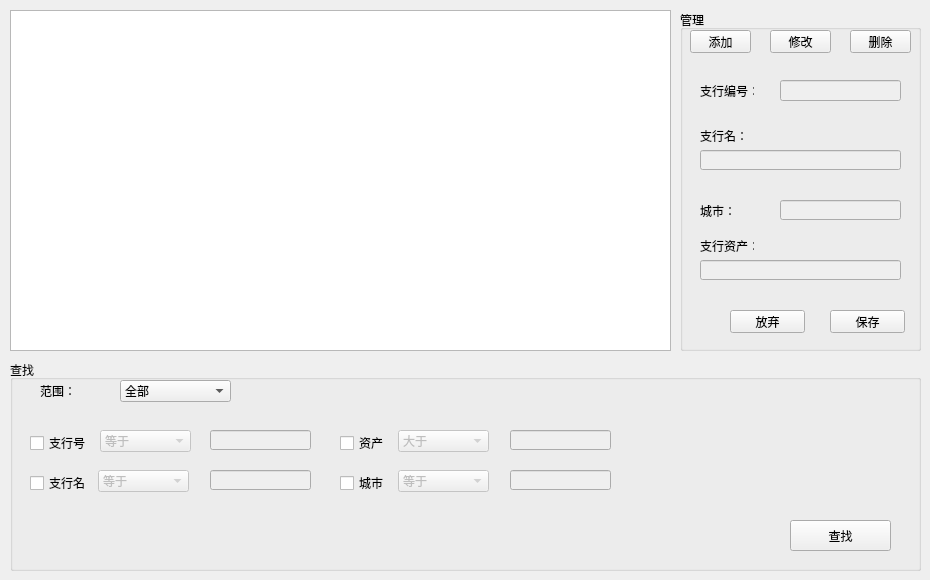
    <widget class="QWidget" name="tab">
     <attribute name="title">
      <string>支行管理</string>
     </attribute>
     <widget class="QTableView" name="branchTableView">
      <property name="geometry">
       <rect>
        <x>10</x>
        <y>10</y>
        <width>661</width>
        <height>341</height>
       </rect>
      </property>
     </widget>
     <widget class="QGroupBox" name="branchEditGroupBox">
      <property name="geometry">
       <rect>
        <x>680</x>
        <y>10</y>
        <width>241</width>
        <height>341</height>
       </rect>
      </property>
      <property name="title">
       <string>管理</string>
      </property>
      <widget class="QLabel" name="branchIDLabel">
       <property name="geometry">
        <rect>
         <x>20</x>
         <y>75</y>
         <width>54</width>
         <height>12</height>
        </rect>
       </property>
       <property name="text">
        <string>支行编号：</string>
       </property>
      </widget>
      <widget class="QLineEdit" name="branchIDLineEdit">
       <property name="enabled">
        <bool>false</bool>
       </property>
       <property name="geometry">
        <rect>
         <x>100</x>
         <y>70</y>
         <width>121</width>
         <height>21</height>
        </rect>
       </property>
      </widget>
      <widget class="QPushButton" name="saveBranchPushButton">
       <property name="geometry">
        <rect>
         <x>150</x>
         <y>300</y>
         <width>75</width>
         <height>23</height>
        </rect>
       </property>
       <property name="text">
        <string>保存</string>
       </property>
      </widget>
      <widget class="QPushButton" name="editBranchPushButton">
       <property name="geometry">
        <rect>
         <x>90</x>
         <y>20</y>
         <width>61</width>
         <height>23</height>
        </rect>
       </property>
       <property name="text">
        <string>修改</string>
       </property>
      </widget>
      <widget class="QPushButton" name="abortBranchPushButton">
       <property name="geometry">
        <rect>
         <x>50</x>
         <y>300</y>
         <width>75</width>
         <height>23</height>
        </rect>
       </property>
       <property name="text">
        <string>放弃</string>
       </property>
      </widget>
      <widget class="QPushButton" name="addBranchPushButton">
       <property name="geometry">
        <rect>
         <x>10</x>
         <y>20</y>
         <width>61</width>
         <height>23</height>
        </rect>
       </property>
       <property name="text">
        <string>添加</string>
       </property>
      </widget>
      <widget class="QPushButton" name="deleteBranchPushButton">
       <property name="geometry">
        <rect>
         <x>170</x>
         <y>20</y>
         <width>61</width>
         <height>23</height>
        </rect>
       </property>
       <property name="text">
        <string>删除</string>
       </property>
      </widget>
      <widget class="QLabel" name="branchAssetsLabel">
       <property name="geometry">
        <rect>
         <x>20</x>
         <y>230</y>
         <width>54</width>
         <height>12</height>
        </rect>
       </property>
       <property name="text">
        <string>支行资产：</string>
       </property>
      </widget>
      <widget class="QLineEdit" name="branchAsertLineEdit">
       <property name="enabled">
        <bool>false</bool>
       </property>
       <property name="geometry">
        <rect>
         <x>20</x>
         <y>250</y>
         <width>201</width>
         <height>20</height>
        </rect>
       </property>
       <property name="alignment">
        <set>Qt::AlignRight|Qt::AlignTrailing|Qt::AlignVCenter</set>
       </property>
      </widget>
      <widget class="QLineEdit" name="branchNameLineEdit">
       <property name="enabled">
        <bool>false</bool>
       </property>
       <property name="geometry">
        <rect>
         <x>20</x>
         <y>140</y>
         <width>201</width>
         <height>20</height>
        </rect>
       </property>
      </widget>
      <widget class="QLabel" name="branchNameLabel">
       <property name="geometry">
        <rect>
         <x>20</x>
         <y>120</y>
         <width>54</width>
         <height>12</height>
        </rect>
       </property>
       <property name="text">
        <string>支行名：</string>
       </property>
      </widget>
      <widget class="QLabel" name="branchCityLabel">
       <property name="geometry">
        <rect>
         <x>20</x>
         <y>195</y>
         <width>54</width>
         <height>12</height>
        </rect>
       </property>
       <property name="text">
        <string>城市：</string>
       </property>
      </widget>
      <widget class="QLineEdit" name="branchCityLineEdit">
       <property name="enabled">
        <bool>false</bool>
       </property>
       <property name="geometry">
        <rect>
         <x>100</x>
         <y>190</y>
         <width>121</width>
         <height>20</height>
        </rect>
       </property>
      </widget>
     </widget>
     <widget class="QGroupBox" name="branchSearchGroupBox">
      <property name="geometry">
       <rect>
        <x>10</x>
        <y>360</y>
        <width>911</width>
        <height>211</height>
       </rect>
      </property>
      <property name="title">
       <string>查找</string>
      </property>
      <widget class="QPushButton" name="branchSearchPushButton">
       <property name="geometry">
        <rect>
         <x>780</x>
         <y>160</y>
         <width>101</width>
         <height>31</height>
        </rect>
       </property>
       <property name="text">
        <string>查找</string>
       </property>
      </widget>
      <widget class="QCheckBox" name="branchSearchBranchIDCheckBox">
       <property name="geometry">
        <rect>
         <x>20</x>
         <y>75</y>
         <width>61</width>
         <height>16</height>
        </rect>
       </property>
       <property name="text">
        <string>支行号</string>
       </property>
      </widget>
      <widget class="QLineEdit" name="branchSearchBranchIDLineEdit">
       <property name="enabled">
        <bool>false</bool>
       </property>
       <property name="geometry">
        <rect>
         <x>200</x>
         <y>70</y>
         <width>101</width>
         <height>20</height>
        </rect>
       </property>
      </widget>
      <widget class="QComboBox" name="branchSearchBranchIDComboBox">
       <property name="enabled">
        <bool>false</bool>
       </property>
       <property name="geometry">
        <rect>
         <x>90</x>
         <y>70</y>
         <width>91</width>
         <height>22</height>
        </rect>
       </property>
       <item>
        <property name="text">
         <string>等于</string>
        </property>
       </item>
       <item>
        <property name="text">
         <string>不等于</string>
        </property>
       </item>
       <item>
        <property name="text">
         <string>包含</string>
        </property>
       </item>
      </widget>
      <widget class="QLabel" name="branchSearchRangeLabel">
       <property name="geometry">
        <rect>
         <x>30</x>
         <y>25</y>
         <width>36</width>
         <height>12</height>
        </rect>
       </property>
       <property name="text">
        <string>范围：</string>
       </property>
      </widget>
      <widget class="QComboBox" name="branchSearchRangeComboBox">
       <property name="geometry">
        <rect>
         <x>110</x>
         <y>20</y>
         <width>111</width>
         <height>22</height>
        </rect>
       </property>
       <item>
        <property name="text">
         <string>全部</string>
        </property>
       </item>
       <item>
        <property name="text">
         <string>上一次结果</string>
        </property>
       </item>
      </widget>
      <widget class="QCheckBox" name="branchSearchBranchNameCheckBox">
       <property name="geometry">
        <rect>
         <x>20</x>
         <y>115</y>
         <width>71</width>
         <height>16</height>
        </rect>
       </property>
       <property name="text">
        <string>支行名</string>
       </property>
      </widget>
      <widget class="QComboBox" name="branchSearchBranchNameComboBox">
       <property name="enabled">
        <bool>false</bool>
       </property>
       <property name="geometry">
        <rect>
         <x>88</x>
         <y>110</y>
         <width>91</width>
         <height>22</height>
        </rect>
       </property>
       <item>
        <property name="text">
         <string>等于</string>
        </property>
       </item>
       <item>
        <property name="text">
         <string>不等于</string>
        </property>
       </item>
       <item>
        <property name="text">
         <string>包含</string>
        </property>
       </item>
      </widget>
      <widget class="QLineEdit" name="branchSearchBranchNameLineEdit">
       <property name="enabled">
        <bool>false</bool>
       </property>
       <property name="geometry">
        <rect>
         <x>200</x>
         <y>110</y>
         <width>101</width>
         <height>20</height>
        </rect>
       </property>
      </widget>
      <widget class="QCheckBox" name="branchSearchCityCheckBox">
       <property name="geometry">
        <rect>
         <x>330</x>
         <y>115</y>
         <width>51</width>
         <height>16</height>
        </rect>
       </property>
       <property name="text">
        <string>城市</string>
       </property>
      </widget>
      <widget class="QComboBox" name="branchSearchCityComboBox">
       <property name="enabled">
        <bool>false</bool>
       </property>
       <property name="geometry">
        <rect>
         <x>388</x>
         <y>110</y>
         <width>91</width>
         <height>22</height>
        </rect>
       </property>
       <item>
        <property name="text">
         <string>等于</string>
        </property>
       </item>
       <item>
        <property name="text">
         <string>不等于</string>
        </property>
       </item>
       <item>
        <property name="text">
         <string>包含</string>
        </property>
       </item>
      </widget>
      <widget class="QLineEdit" name="branchSearchCityLineEdit">
       <property name="enabled">
        <bool>false</bool>
       </property>
       <property name="geometry">
        <rect>
         <x>500</x>
         <y>110</y>
         <width>101</width>
         <height>20</height>
        </rect>
       </property>
      </widget>
      <widget class="QComboBox" name="branchSearchAssetComboBox">
       <property name="enabled">
        <bool>false</bool>
       </property>
       <property name="geometry">
        <rect>
         <x>388</x>
         <y>70</y>
         <width>91</width>
         <height>22</height>
        </rect>
       </property>
       <item>
        <property name="text">
         <string>大于</string>
        </property>
       </item>
       <item>
        <property name="text">
         <string>大于等于</string>
        </property>
       </item>
       <item>
        <property name="text">
         <string>等于</string>
        </property>
       </item>
       <item>
        <property name="text">
         <string>小于等于</string>
        </property>
       </item>
       <item>
        <property name="text">
         <string>小于</string>
        </property>
       </item>
       <item>
        <property name="text">
         <string>不等于</string>
        </property>
       </item>
      </widget>
      <widget class="QCheckBox" name="branchSearchAssetCheckBox">
       <property name="geometry">
        <rect>
         <x>330</x>
         <y>75</y>
         <width>71</width>
         <height>16</height>
        </rect>
       </property>
       <property name="text">
        <string>资产</string>
       </property>
      </widget>
      <widget class="QLineEdit" name="branchSearchAssetLineEdit">
       <property name="enabled">
        <bool>false</bool>
       </property>
       <property name="geometry">
        <rect>
         <x>500</x>
         <y>70</y>
         <width>101</width>
         <height>20</height>
        </rect>
       </property>
      </widget>
     </widget>
    </widget>
